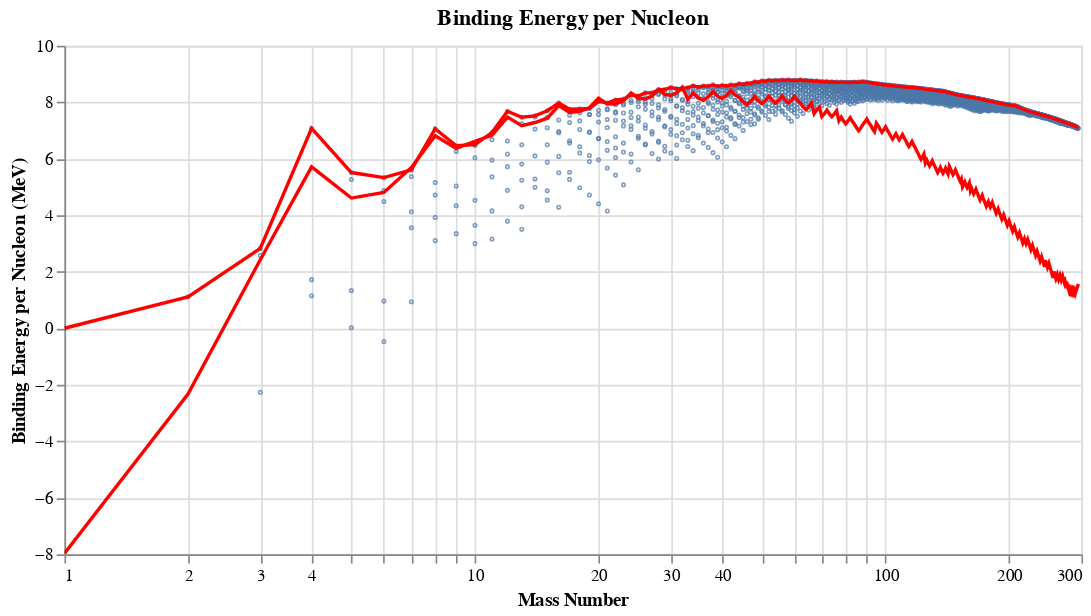

Write notebook code for a chart like this one.
### Code cell
chart4

### Figure 1 — Vega-Lite specification as saved in the notebook (floating-point values rounded to 4 significant figures; data arrays with more than 128 entries replaced by an {"elided": "..."} marker saying what was removed)
{"config": {"view": {"continuousWidth": 300, "continuousHeight": 300}, "line": {"color": "red"}, "point": {"size": 1}}, "layer": [{"data": {"name": "data-5781257049d76efdbe33a3f9e4ede692"}, "mark": {"type": "point", "tooltip": true}, "encoding": {"tooltip": [{"field": "Atomic Symbol", "type": "nominal"}, {"field": "Mass Number", "type": "quantitative"}, {"field": "Binding Energy per Nucleon", "format": ".2f", "type": "quantitative"}], "x": {"field": "Mass Number", "scale": {"domain": [1, 300], "type": "log"}, "type": "quantitative"}, "y": {"field": "Binding Energy per Nucleon", "type": "quantitative"}}, "name": "view_21", "title": "Binding Energy per Nucleon"}, {"data": {"name": "data-840301b1e2826a35111169719a5033cb"}, "mark": {"type": "line", "tooltip": true}, "encoding": {"tooltip": [{"field": "Atomic Symbol", "type": "nominal"}, {"field": "Mass Number", "type": "quantitative"}, {"field": "Binding Energy per Nucleon", "type": "quantitative"}], "x": {"field": "Mass Number", "scale": {"domain": [1, 300], "type": "log"}, "type": "quantitative"}, "y": {"field": "Binding Energy per Nucleon", "title": "Binding Energy per Nucleon (MeV)", "type": "quantitative"}}, "name": "view_22"}, {"data": {"name": "data-8c7bc83ce7e8a5ba505597b5e509660a"}, "mark": {"type": "line", "tooltip": true}, "encoding": {"tooltip": [{"field": "Atomic Symbol", "type": "nominal"}, {"field": "Mass Number", "type": "quantitative"}, {"field": "Droplet", "type": "quantitative"}], "x": {"field": "Mass Number", "scale": {"domain": [1, 300], "type": "log"}, "type": "quantitative"}, "y": {"field": "Droplet", "title": "Binding Energy per Nucleon (MeV)", "type": "quantitative"}}, "name": "view_25"}], "params": [{"name": "param_21", "select": {"type": "interval", "encodings": ["x", "y"]}, "bind": "scales", "views": ["view_21"]}, {"name": "param_22", "select": {"type": "interval", "encodings": ["x", "y"]}, "bind": "scales", "views": ["view_22"]}, {"name": "param_24", "select": {"type": "interval", "encodings": ["x", "y"]}, "bind": "scales", "views": ["view_25"]}], "width": 600, "$schema": "https://vega.github.io/schema/vega-lite/v5.20.1.json", "datasets": {"data-5781257049d76efdbe33a3f9e4ede692": {"elided": "3558 records"}, "data-840301b1e2826a35111169719a5033cb": {"elided": "295 records"}, "data-8c7bc83ce7e8a5ba505597b5e509660a": {"elided": "295 records"}}}
